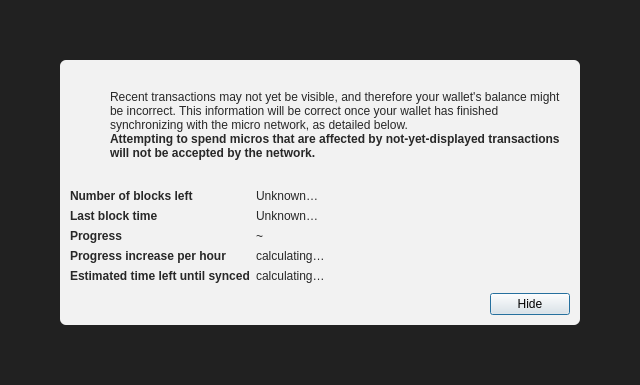
<?xml version="1.0" encoding="UTF-8"?>
<ui version="4.0">
 <class>ModalOverlay</class>
 <widget class="QWidget" name="ModalOverlay">
  <property name="geometry">
   <rect>
    <x>0</x>
    <y>0</y>
    <width>640</width>
    <height>385</height>
   </rect>
  </property>
  <property name="windowTitle">
   <string>Form</string>
  </property>
  <layout class="QVBoxLayout" name="verticalLayout" stretch="0">
   <property name="sizeConstraint">
    <enum>QLayout::SetDefaultConstraint</enum>
   </property>
   <property name="leftMargin">
    <number>0</number>
   </property>
   <property name="topMargin">
    <number>0</number>
   </property>
   <property name="rightMargin">
    <number>0</number>
   </property>
   <property name="bottomMargin">
    <number>0</number>
   </property>
   <item>
    <widget class="QWidget" name="bgWidget" native="true">
     <property name="styleSheet">
      <string notr="true">#bgWidget { background: rgba(0,0,0,220); }</string>
     </property>
     <layout class="QVBoxLayout" name="verticalLayoutMain" stretch="1">
      <property name="leftMargin">
       <number>60</number>
      </property>
      <property name="topMargin">
       <number>60</number>
      </property>
      <property name="rightMargin">
       <number>60</number>
      </property>
      <property name="bottomMargin">
       <number>60</number>
      </property>
      <item>
       <widget class="QWidget" name="contentWidget" native="true">
        <property name="styleSheet">
         <string notr="true">#contentWidget { background: rgba(255,255,255,240); border-radius: 6px; }

QLabel { color: rgb(40,40,40);  }</string>
        </property>
        <layout class="QVBoxLayout" name="verticalLayoutSub" stretch="1,0,0,0">
         <property name="spacing">
          <number>0</number>
         </property>
         <property name="leftMargin">
          <number>10</number>
         </property>
         <property name="topMargin">
          <number>10</number>
         </property>
         <property name="rightMargin">
          <number>10</number>
         </property>
         <property name="bottomMargin">
          <number>10</number>
         </property>
         <item>
          <layout class="QHBoxLayout" name="horizontalLayoutIconText" stretch="0,1">
           <property name="topMargin">
            <number>20</number>
           </property>
           <item>
            <layout class="QVBoxLayout" name="verticalLayoutIcon">
             <property name="leftMargin">
              <number>0</number>
             </property>
             <item>
              <widget class="QPushButton" name="warningIcon">
               <property name="enabled">
                <bool>false</bool>
               </property>
               <property name="text">
                <string/>
               </property>
               <property name="icon">
                <iconset>
                 <normaloff>:/icons/warning</normaloff>
                 <disabledoff>:/icons/warning</disabledoff>:/icons/warning</iconset>
               </property>
               <property name="iconSize">
                <size>
                 <width>48</width>
                 <height>48</height>
                </size>
               </property>
               <property name="flat">
                <bool>true</bool>
               </property>
              </widget>
             </item>
             <item>
              <spacer name="verticalSpacerWarningIcon">
               <property name="orientation">
                <enum>Qt::Vertical</enum>
               </property>
               <property name="sizeHint" stdset="0">
                <size>
                 <width>20</width>
                 <height>40</height>
                </size>
               </property>
              </spacer>
             </item>
            </layout>
           </item>
           <item>
            <layout class="QVBoxLayout" name="verticalLayoutInfoText">
             <property name="leftMargin">
              <number>0</number>
             </property>
             <property name="topMargin">
              <number>0</number>
             </property>
             <item>
              <widget class="QLabel" name="infoText">
               <property name="text">
                <string>Recent transactions may not yet be visible, and therefore your wallet's balance might be incorrect. This information will be correct once your wallet has finished synchronizing with the micro network, as detailed below.</string>
               </property>
               <property name="textFormat">
                <enum>Qt::RichText</enum>
               </property>
               <property name="wordWrap">
                <bool>true</bool>
               </property>
              </widget>
             </item>
             <item>
              <widget class="QLabel" name="infoTextStrong">
               <property name="font">
                <font>
                 <weight>75</weight>
                 <bold>true</bold>
                </font>
               </property>
               <property name="text">
                <string>Attempting to spend micros that are affected by not-yet-displayed transactions will not be accepted by the network.</string>
               </property>
               <property name="textFormat">
                <enum>Qt::RichText</enum>
               </property>
               <property name="wordWrap">
                <bool>true</bool>
               </property>
              </widget>
             </item>
             <item>
              <spacer name="verticalSpacerInTextSpace">
               <property name="orientation">
                <enum>Qt::Vertical</enum>
               </property>
               <property name="sizeHint" stdset="0">
                <size>
                 <width>20</width>
                 <height>40</height>
                </size>
               </property>
              </spacer>
             </item>
            </layout>
           </item>
          </layout>
         </item>
         <item>
          <spacer name="verticalSpacerAfterText">
           <property name="orientation">
            <enum>Qt::Vertical</enum>
           </property>
           <property name="sizeHint" stdset="0">
            <size>
             <width>20</width>
             <height>40</height>
            </size>
           </property>
          </spacer>
         </item>
         <item>
          <layout class="QFormLayout" name="formLayout">
           <property name="fieldGrowthPolicy">
            <enum>QFormLayout::FieldsStayAtSizeHint</enum>
           </property>
           <property name="horizontalSpacing">
            <number>6</number>
           </property>
           <property name="verticalSpacing">
            <number>6</number>
           </property>
           <property name="topMargin">
            <number>10</number>
           </property>
           <item row="0" column="0">
            <widget class="QLabel" name="labelNumberOfBlocksLeft">
             <property name="font">
              <font>
               <weight>75</weight>
               <bold>true</bold>
              </font>
             </property>
             <property name="text">
              <string>Number of blocks left</string>
             </property>
            </widget>
           </item>
           <item row="0" column="1">
            <widget class="QLabel" name="numberOfBlocksLeft">
             <property name="text">
              <string>Unknown…</string>
             </property>
            </widget>
           </item>
           <item row="1" column="0">
            <widget class="QLabel" name="labelLastBlockTime">
             <property name="font">
              <font>
               <weight>75</weight>
               <bold>true</bold>
              </font>
             </property>
             <property name="text">
              <string>Last block time</string>
             </property>
            </widget>
           </item>
           <item row="1" column="1">
            <widget class="QLabel" name="newestBlockDate">
             <property name="sizePolicy">
              <sizepolicy hsizetype="Maximum" vsizetype="Preferred">
               <horstretch>0</horstretch>
               <verstretch>0</verstretch>
              </sizepolicy>
             </property>
             <property name="text">
              <string>Unknown…</string>
             </property>
            </widget>
           </item>
           <item row="2" column="0">
            <widget class="QLabel" name="labelSyncDone">
             <property name="font">
              <font>
               <weight>75</weight>
               <bold>true</bold>
              </font>
             </property>
             <property name="text">
              <string>Progress</string>
             </property>
            </widget>
           </item>
           <item row="2" column="1">
            <layout class="QHBoxLayout" name="horizontalLayoutSync" stretch="0,1">
             <item>
              <widget class="QLabel" name="percentageProgress">
               <property name="text">
                <string notr="true">~</string>
               </property>
              </widget>
             </item>
            </layout>
           </item>
           <item row="4" column="0">
            <widget class="QLabel" name="labelProgressIncrease">
             <property name="font">
              <font>
               <weight>75</weight>
               <bold>true</bold>
              </font>
             </property>
             <property name="text">
              <string>Progress increase per hour</string>
             </property>
            </widget>
           </item>
           <item row="4" column="1">
            <widget class="QLabel" name="progressIncreasePerH">
             <property name="text">
              <string>calculating…</string>
             </property>
            </widget>
           </item>
           <item row="5" column="0">
            <widget class="QLabel" name="labelEstimatedTimeLeft">
             <property name="font">
              <font>
               <weight>75</weight>
               <bold>true</bold>
              </font>
             </property>
             <property name="text">
              <string>Estimated time left until synced</string>
             </property>
            </widget>
           </item>
           <item row="5" column="1">
            <widget class="QLabel" name="expectedTimeLeft">
             <property name="text">
              <string>calculating…</string>
             </property>
            </widget>
           </item>
          </layout>
         </item>
         <item>
          <layout class="QHBoxLayout" name="horizontalLayoutButtons">
           <property name="leftMargin">
            <number>10</number>
           </property>
           <property name="topMargin">
            <number>10</number>
           </property>
           <item>
            <spacer name="horizontalSpacer">
             <property name="orientation">
              <enum>Qt::Horizontal</enum>
             </property>
             <property name="sizeHint" stdset="0">
              <size>
               <width>40</width>
               <height>20</height>
              </size>
             </property>
            </spacer>
           </item>
           <item>
            <widget class="QPushButton" name="closeButton">
             <property name="text">
              <string>Hide</string>
             </property>
             <property name="shortcut">
              <string>Esc</string>
             </property>
             <property name="focusPolicy">
              <enum>Qt::StrongFocus</enum>
             </property>
             <property name="default">
              <bool>true</bool>
             </property>
            </widget>
           </item>
          </layout>
         </item>
        </layout>
       </widget>
      </item>
     </layout>
    </widget>
   </item>
  </layout>
 </widget>
 <resources/>
 <connections/>
</ui>
